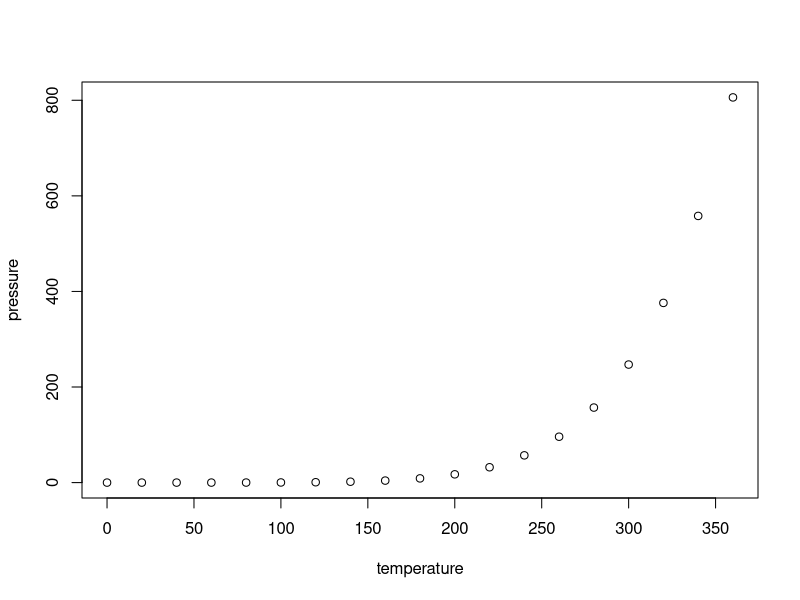
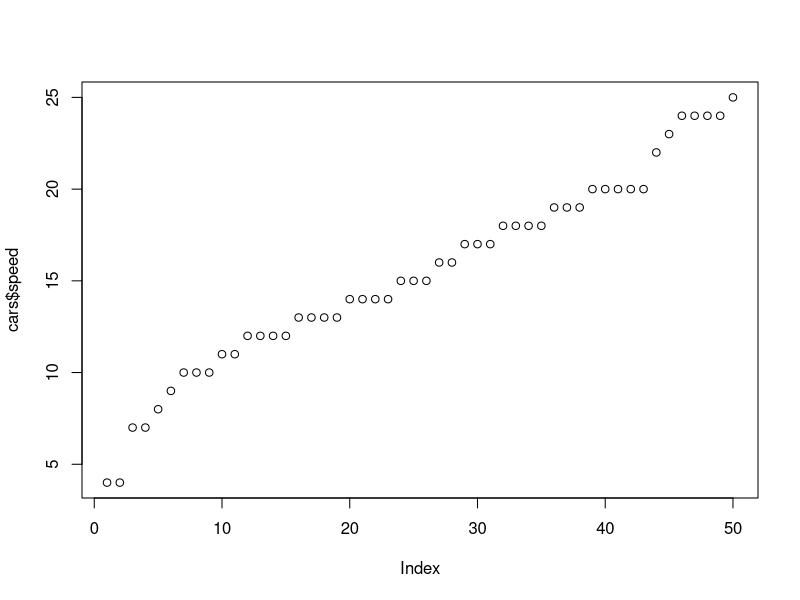

The R script that drew these images, in order:
## ---- chunk 1
knitr::opts_chunk$set(echo = TRUE)
## ---- chunk 2
summary(cars)
## ---- chunk 3
plot(pressure)
## ---- chunk 4
plot(cars$speed)
print("some text")
